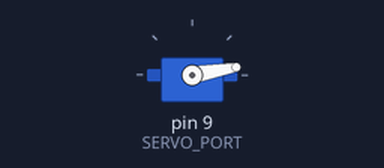
A sketch run on a simulated Arduino Uno, built with avr-gcc and run on an emulated ATmega328P. Shown: servo.

Above: at 0.05 s.
At 10.0 s:
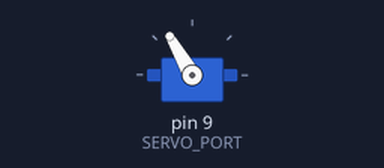
Timing chart, 0 to 13.0 s (numbered marks = the images above):
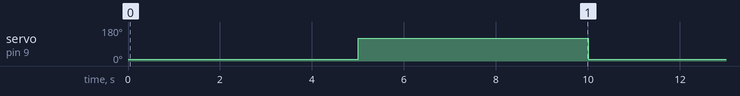

Measured:
- by itself, servo on pin 9 (SERVO_PORT): alternates 120° for 5.0 s and 10° for 5.0 s

The sketch:

servo_setup.ino
```cpp
#include <Servo.h>

const int SERVO_PORT = 9;

// The minimum angle is 10 and not 0 because of phisical and hardware limitation. It's the same thing for the max angle, that is 170, not 180.
const int SERVO_START_ANGLE = 10;

Servo servo_eng;

void setup()
{
  servo_eng.attach(SERVO_PORT);
  servo_eng.write(SERVO_START_ANGLE);
}

void loop()
{
  servo_eng.write(10);
  delay(5000);
  servo_eng.write(120);
  delay(5000);
}
```
